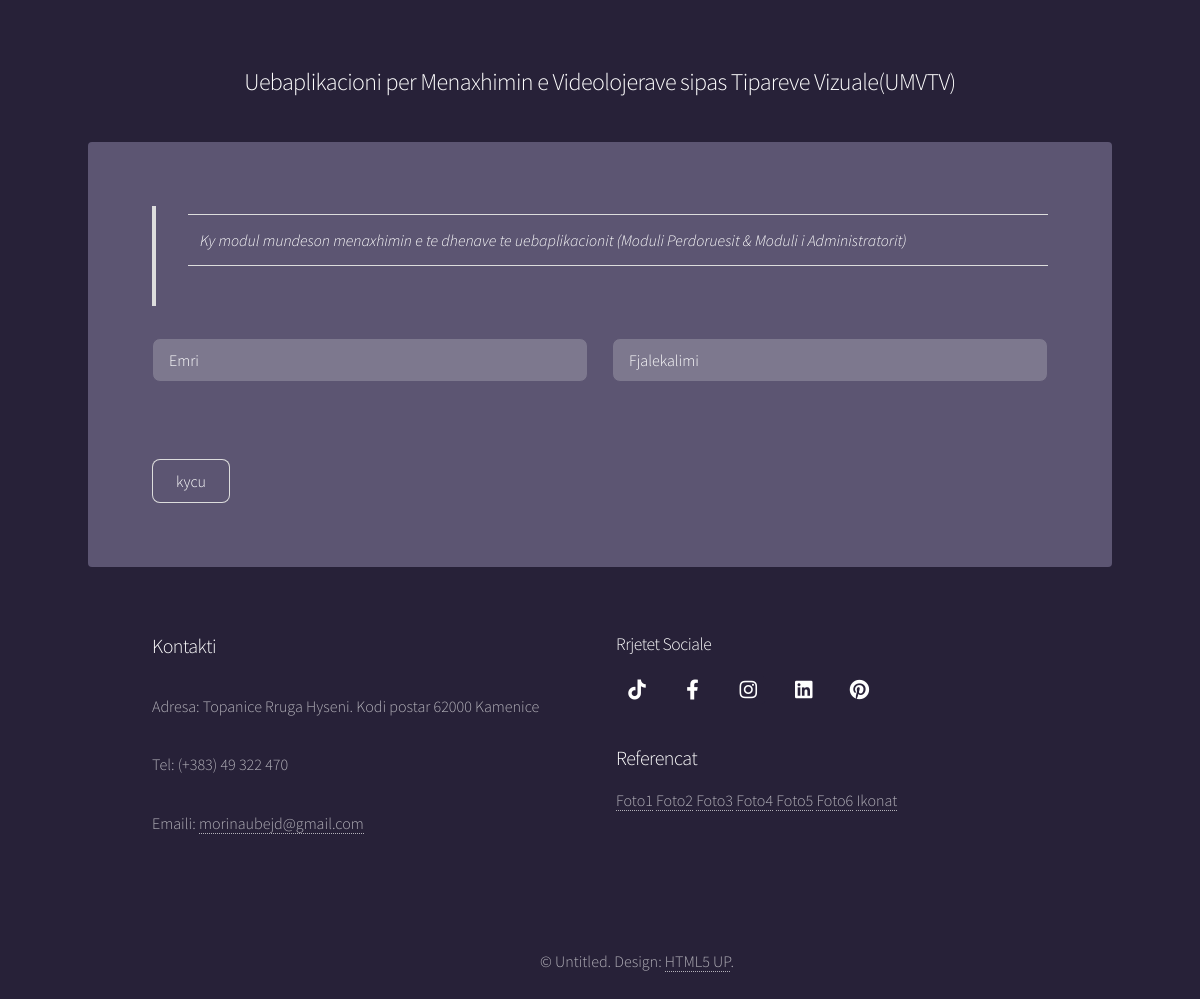
/ModuliAdministratorit/index.php, run on the app's committed database.
### tables this page shows
CREATE TABLE `tedhenat` (
  `ID_eDhena` int(11) NOT NULL,
  `Titulli` varchar(100) NOT NULL,
  `Pershkrimi` varchar(1000) NOT NULL,
  `File` varchar(255) NOT NULL,
  `PamjaneFaqe` varchar(50) NOT NULL
);

### ModuliAdministratorit/Fundi.php (the view, shortened to what this page needs)
<footer id="footer">
					<?php
            $rezultati = mysqli_query($lidh, "SELECT * FROM tedhenat WHERE PamjaneFaqe='Fundi_kontakti'");
            while ($rresht = mysqli_fetch_assoc($rezultati)) {
              extract($rresht);
            ?>
						<section>
							<h3><?php echo $Titulli ?></h3>
							<p><?php echo $Pershkrimi; ?>
							</p>
						</section>
			<?php } ?>
									<?php
            $rezultati = mysqli_query($lidh, "SELECT * FROM tedhenat WHERE PamjaneFaqe='Fundi_RrSociale'");
            while ($rresht = mysqli_fetch_assoc($rezultati)) {
              extract($rresht);
            ?>
						<section>
							<h4><?php echo $Titulli ?></h4>
							<?php echo $Pershkrimi; ?>
							<?php
            $rezultati = mysqli_query($lidh, "SELECT * FROM tedhenat WHERE PamjaneFaqe='Fund_Referencat'");
            while ($rresht = mysqli_fetch_assoc($rezultati)) {
              extract($rresht);
            ?>
						<section>
							<h3><?php echo $Titulli ?></h3>
							<p><?php echo $Pershkrimi; ?>
							</p>
						</section>
			<?php } ?>
						</section>
			<?php } ?>
					</div>
					<div class="copyright">
												<?php
            $rezultati = mysqli_query($lidh, "SELECT * FROM tedhenat WHERE PamjaneFaqe='Fundi_CopyRight'");
            while ($rresht = mysqli_fetch_assoc($rezultati)) {
              extract($rresht);
            ?>
							<?php echo $Pershkrimi; ?>
			<?php } ?>
			</div>

### ModuliAdministratorit/koka.php (shortened to what this page needs)
	<header id="header">
		<?php
          $rezultati = mysqli_query($lidh, "SELECT * FROM tedhenat WHERE PamjaneFaqe='koka'");
          while ($rresht = mysqli_fetch_assoc($rezultati)) {
		extract($rresht);
	?>
	<section>
		<div class="inner">
			<h2><?php echo $Titulli ?></h2>
		</div>
	</section>
	<?php } ?>
</header>

### ModuliAdministratorit/assets/css/main.css (style rules this page uses)
html, body, div, span, applet, object, iframe, h1, h2, h3, h4, h5, h6, p, blockquote, pre, a, abbr, acronym, address, big, cite, code, del, dfn, em, img, ins, kbd, q, s, samp, small, strike, strong, sub, sup, tt, var, b, u, i, center, dl, dt, dd, ol, ul, li, fieldset, form, label, legend, table, caption, tbody, tfoot, thead, tr, th, td, article, aside, canvas, details, embed, figure, figcaption, footer, header, hgroup, menu, nav, output, ruby, section, summary, time, mark, audio, video { margin: 0; padding: 0; border: 0; font-size: 100%; font: inherit; vertical-align: baseline; }
article, aside, details, figcaption, figure, footer, header, hgroup, menu, nav, section { display: block; }
body { line-height: 1; }
ol, ul { list-style: none; }
body { -webkit-text-size-adjust: none; }
body { -ms-overflow-style: scrollbar; }
html { box-sizing: border-box; }
*, *:before, *:after { box-sizing: inherit; }
body { background-color: #272138; }
body { background-color: #272138; color: rgba(255, 255, 255, 0.65); }
body, input, select, textarea { font-family: "Source Sans Pro", Helvetica, sans-serif; font-size: 17pt; font-weight: 300; line-height: 1.65; }
@media screen and (max-width: 1680px) { body, input, select, textarea { font-size: 14pt; } }
@media screen and (max-width: 1280px) { body, input, select, textarea { font-size: 12pt; } }
a { -moz-transition: color 0.2s ease, border-bottom 0.2s ease; -webkit-transition: color 0.2s ease, border-bottom 0.2s ease; -ms-transition: color 0.2s ease, border-bottom 0.2s ease; transition: color 0.2s ease, border-bottom 0.2s ease; text-decoration: none; border-bottom: dotted 1px; color: inherit; }
p { margin: 0 0 2em 0; }
h1, h2, h3, h4, h5, h6 { font-weight: 300; line-height: 1.5; margin: 0 0 0.7em 0; letter-spacing: -0.025em; }
h2 { font-size: 1.5em; }
h3 { font-size: 1.25em; }
h4 { font-size: 1.1em; }
h1, h2, h3, h4, h5, h6 { color: #ffffff; }
.icon { text-decoration: none; -moz-transition: background-color 0.2s ease-in-out, color 0.2s ease-in-out; -webkit-transition: background-color 0.2s ease-in-out, color 0.2s ease-in-out; -ms-transition: background-color 0.2s ease-in-out, color 0.2s ease-in-out; transition: background-color 0.2s ease-in-out, color 0.2s ease-in-out; border-bottom: none; position: relative; }
.icon:before { -moz-osx-font-smoothing: grayscale; -webkit-font-smoothing: antialiased; display: inline-block; font-style: normal; font-variant: normal; text-rendering: auto; line-height: 1; text-transform: none !important; font-family: 'Font Awesome 5 Free'; font-weight: 400; }
.icon:before { line-height: solid; }
.icon.brands:before { font-family: 'Font Awesome 5 Brands'; }
.icon.alt { display: inline-block; border: solid 1px; border-radius: 100%; }
.icon.alt:before { display: block; font-size: 1.25em; width: 2em; height: 2em; text-align: center; line-height: 2em; }
.icon.alt { border-color: #272138; color: #ffffff; }
ul { list-style: disc; margin: 0 0 2em 0; padding-left: 1em; }
ul li { padding-left: 0.5em; }
dl { margin: 0 0 2em 0; }
dl.alt:after { content: ''; display: block; clear: both; }
ul.icons { cursor: default; list-style: none; padding-left: 0; }
ul.icons li { display: inline-block; padding: 0 0.65em 0 0; }
ul.icons li:last-child { padding-right: 0 !important; }
#header { padding: 5em 5em 1em 5em ; text-align: center; }
@media screen and (max-width: 1280px) { #header { padding: 4em 4em 0.1em 4em ; } }
#footer { display: -moz-flex; display: -webkit-flex; display: -ms-flex; display: flex; -moz-flex-wrap: wrap; -webkit-flex-wrap: wrap; -ms-flex-wrap: wrap; flex-wrap: wrap; padding: 5em 5em 3em ; width: calc(100% + 2em); margin: 0 0 3em -2em; }
#footer > * { width: calc(50% - 2em); margin-left: 2em; }
@media screen and (max-width: 1280px) { #footer { padding: 4em 4em 2em 4em ; } }

### data on the page
tedhenat: Titulli "Uebaplikacioni per Menaxhimin e Videolojerave sipas Tipareve Vizuale(UMVTV)"
tedhenat: Titulli "Kontakti", Pershkrimi "Adresa: Topanice Rruga Hyseni. Kodi postar 62000 Kamenice Tel: (+383) 49 322 470 Emaili: morinaubejd@gmail.com"
tedhenat: Titulli "Rrjetet Sociale"
tedhenat: Titulli "Referencat", Pershkrimi "Foto1 Foto2 Foto3 Foto4 Foto5 Foto6 Ikonat"
tedhenat: Pershkrimi "© Untitled. Design: HTML5 UP ."
